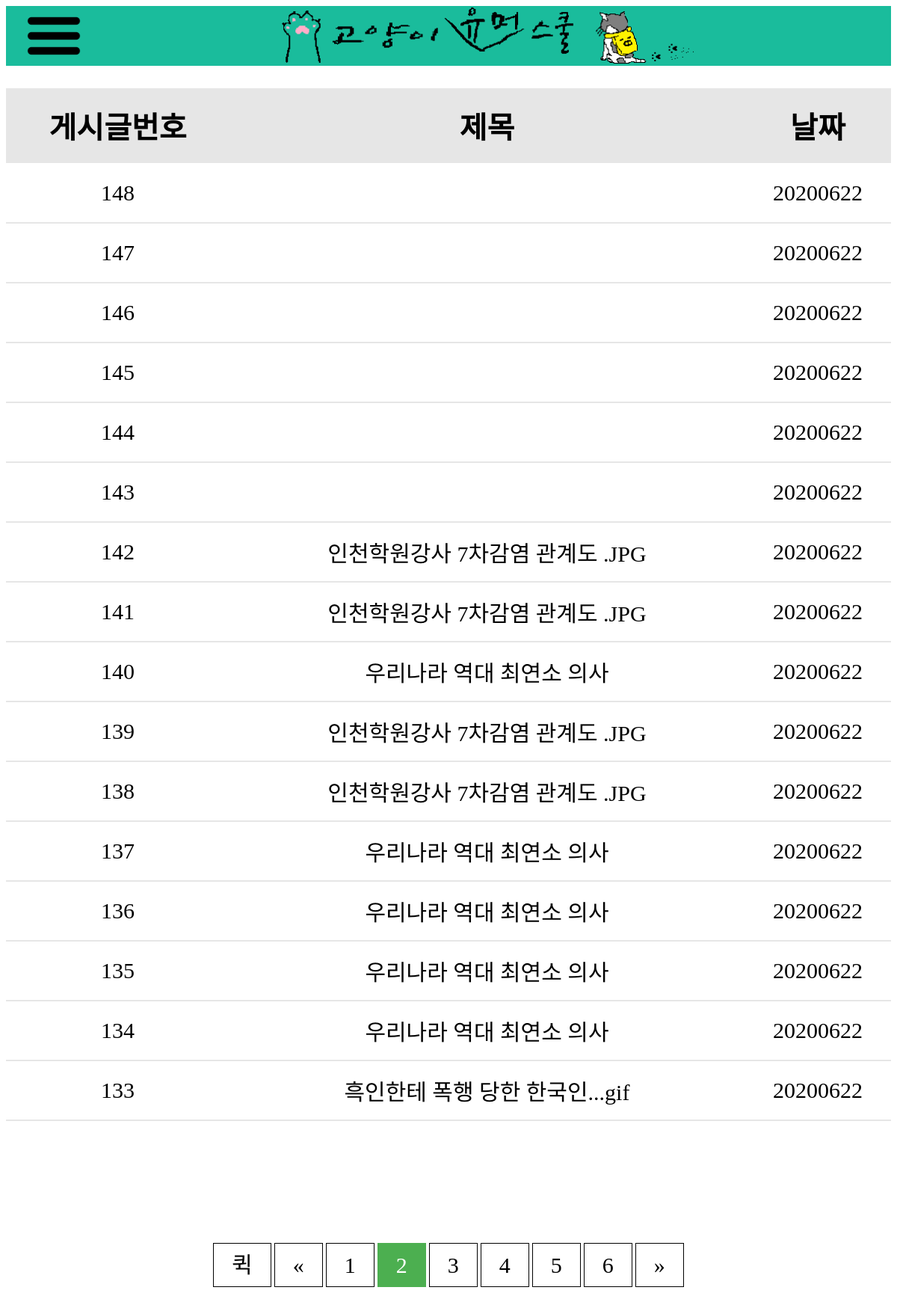
The page / on the database its author committed.
### tables this page shows
CREATE TABLE "Post" (
	"post_no"	INTEGER,
	"post_site_name"	TEXT NOT NULL,
	"post_title"	TEXT NOT NULL,
	"post_cnts"	TEXT NOT NULL,
	"post_date"	TEXT NOT NULL,
	PRIMARY KEY("post_no" AUTOINCREMENT)
);

### app.py (the view)
@app.route('/index.html', methods=['POST', 'GET'])
@app.route('/', methods=['POST', 'GET'])
def index():
    posts = post_dao.select_posts()
    return render_template('index.html', posts=posts, date=post_dao.get_date())

### dao/db.py (called while the page is built)
def dict_factory(cursor, row):
    d = {}
    for idx, col in enumerate(cursor.description):
        d[col[0]] = row[idx]
    return d

def select_all(*args, **kwargs):
    conn = sqlite3.connect(db_name)
    conn.row_factory = dict_factory
    cur = conn.cursor()
    rows = cur.execute(*args, **kwargs).fetchall()
    return rows

def select_one(*args, **kwargs):
    conn = sqlite3.connect(db_name)
    conn.row_factory = dict_factory
    cur = conn.cursor()
    row = cur.execute(*args, **kwargs).fetchone()
    return row

### dao/post_dao.py (called while the page is built)
def get_date():
    return time.strftime("%Y%m%d", time.localtime(time.time()))

def get_last_no():
    return db.select_one('''SELECT post_no FROM post ORDER BY post_no DESC LIMIT 1''')['post_no']

def select_posts(page=1):
    page_last_post_no = get_last_no()
    page_start_post_no = page_last_post_no - 15
    page_last_post_no = page_last_post_no - (page-1) * 15
    page_start_post_no = page_start_post_no - (page-1) * 15
    return reversed(db.select_all('''SELECT * FROM post where post_no BETWEEN ? AND ?''', (page_start_post_no, page_last_post_no)))

### templates/index.html (shortened to what this page needs)
{% extends "layout.html" %}

### templates/layout.html (shortened to what this page needs)
<!DOCTYPE html>
<html lang="ko">
<head>
    <link rel="stylesheet" type="text/css" href="static/css/board_style.css">
</head>
<body>
    <header id = header>
        {% block header %}
        <header>
            <div>
                <a href="/user_login.html"><img src = "static/img/menu.png"  style="height:80px; float:left; margin: 0 0 0 2%"></a>
            </div>
            <div id = "header">
                <a href="/"><img src = "/static/img/title.png" height="80px"></a>
            </div>
        </header>
        {% endblock %}
    </header>
    <div>
        {% block list %}
        <table id = "board_header">
            <tr id = board_header_title>
                <th>게시글번호</th>
                <th>제목</th>
                <th>날짜</th>
            </tr>
            <form>
                {% for post in posts %}
                    <tr id = post>
                        <td>{{post['post_no']}}</td>
                        <td><a href="post.html?post_no={{post.post_no}}">{{post['post_title']}}</a></td>
                        <td>{{post['post_date']}}</td>
                    </tr>
                {% endfor %}
            </form>
        {% endblock %}
    </div>
    <div>
        <table id=footer>
        </table>
    </div>
    <div class = "search">
        {% block paging %}
        <div class="paging">
            <a href="/quick_move.html" onclick="window.open(this.href, '_blank', '/quick_move'); return false">퀵</a>
            <a href="#">&laquo;</a>
            <a href="#">1</a>
            <a href="#" class="active">2</a>
            <a href="#">3</a>
            <a href="#">4</a>
            <a href="#">5</a>
            <a href="#">6</a>
            <a href="#">&raquo;</a>
        </div>
        {% endblock %}
    </div>
</body>
</head>
</html>

### static/css/board_style.css (style rules this page uses)
a:link { text-decoration: none; color: black; }
#board_header { font-family : "Nanum Gothic", sans-seif; font-size : 40px; width: 100%; height : 100px; margin: 30px auto; border-collapse: collapse; border: 0px solid black; background-color: rgb(230, 230, 230); }
#board_header_title { font-size : 40px; background-color: rgb(230, 230, 230); height : 100px; border: 0px solid black; }
#footer { font-family : "Nanum Gothic", sans-seif; width: 100%; height : 20px; margin: auto; padding : auto; }
#header { font-family : "Nanum Gothic", sans-seif; font-size : 30px; width: 100%; height : 80px; margin: 0 auto; padding : auto; text-align:center; background-color: rgb(26, 188, 156); }
#post { font-family : "Nanum Gothic", sans-seif; font-size : 30px; width: 100%; height : 80px; border-bottom: 2px solid rgb(230, 230, 230); text-align : center; background-color: white; }
.paging { display: inline-block; }
.paging a { font-family : "Nanum Gothic", sans-seif; width : 325px; height : 20px; color: black; float: center; margin: 0 auto; text-align: center; padding: 12px 24px; text-decoration: none; font-size: 30px; transition: background-color .3s; border: 1px solid rgb(0, 0, 0); }
.paging a.active { background-color: #4CAF50; color: white; border: 1px solid #4CAF50; }
.search { width : 100%; height : 200px; margin-top : 10%; text-align: center; }

### rows shown on the page
Post: post_no "148", post_date "20200622"
Post: post_no "147", post_date "20200622"
Post: post_no "146", post_date "20200622"
Post: post_no "145", post_date "20200622"
Post: post_no "144", post_date "20200622"
Post: post_no "143", post_date "20200622"
Post: post_no "142", post_title "인천학원강사 7차감염 관계도 .JPG", post_date "20200622"
Post: post_no "141", post_title "인천학원강사 7차감염 관계도 .JPG", post_date "20200622"
Post: post_no "140", post_title "우리나라 역대 최연소 의사", post_date "20200622"
Post: post_no "139", post_title "인천학원강사 7차감염 관계도 .JPG", post_date "20200622"
Post: post_no "138", post_title "인천학원강사 7차감염 관계도 .JPG", post_date "20200622"
Post: post_no "137", post_title "우리나라 역대 최연소 의사", post_date "20200622"
Post: post_no "136", post_title "우리나라 역대 최연소 의사", post_date "20200622"
Post: post_no "135", post_title "우리나라 역대 최연소 의사", post_date "20200622"
Post: post_no "134", post_title "우리나라 역대 최연소 의사", post_date "20200622"
Post: post_no "133", post_title "흑인한테 폭행 당한 한국인...gif", post_date "20200622"
